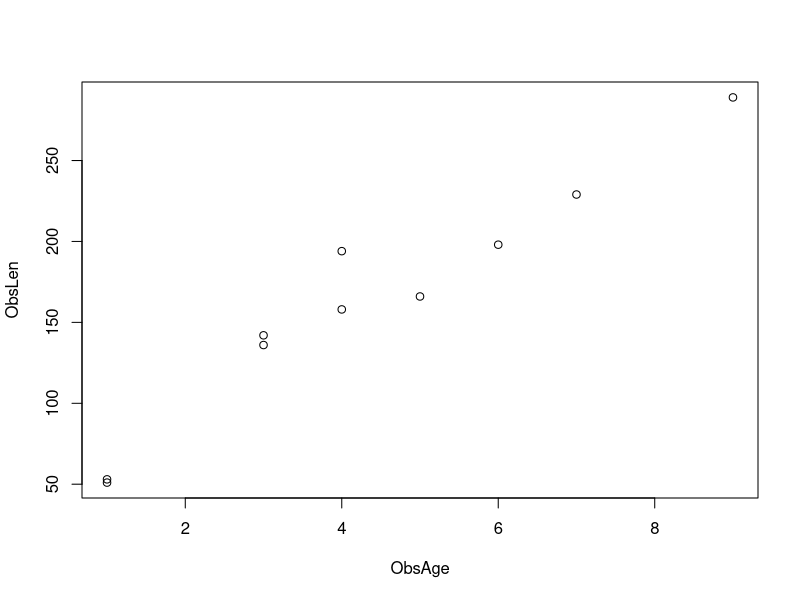
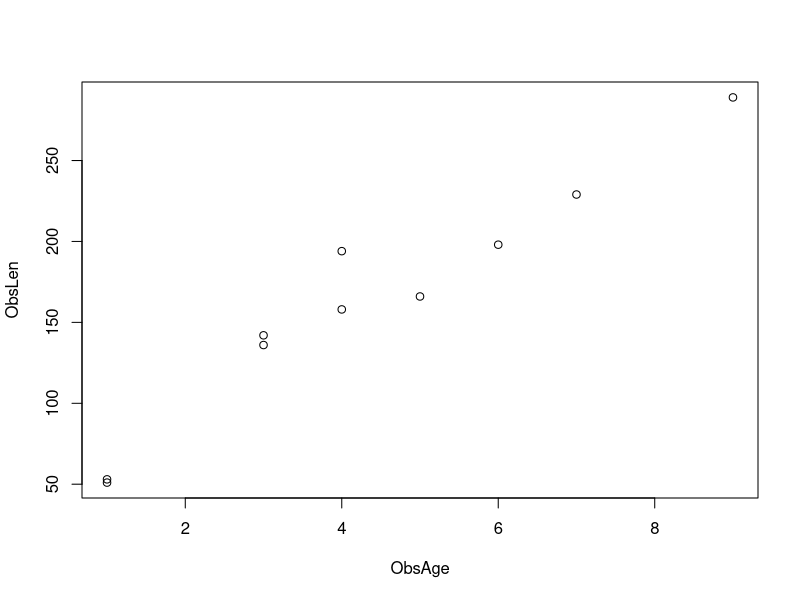
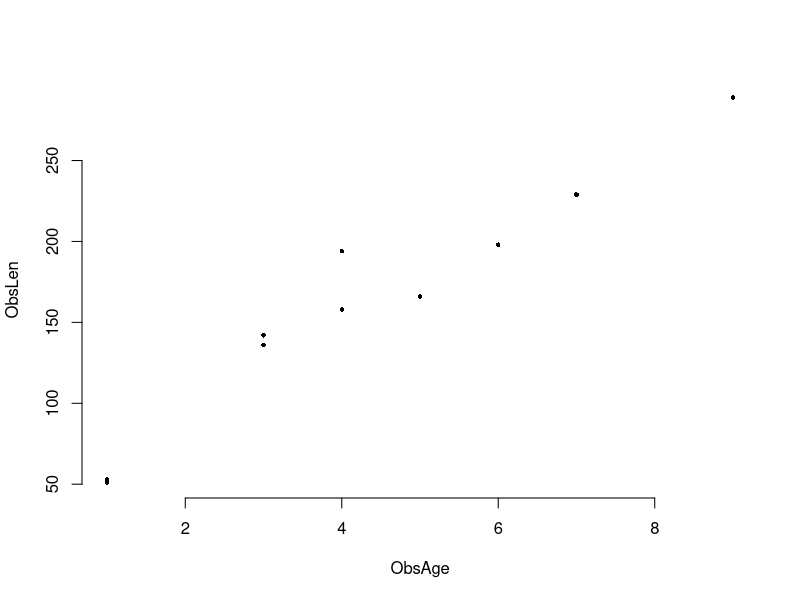
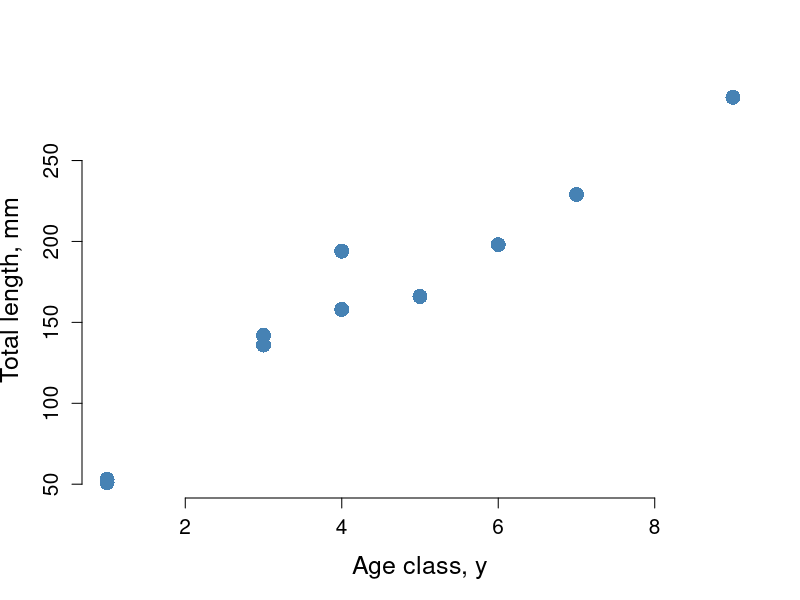
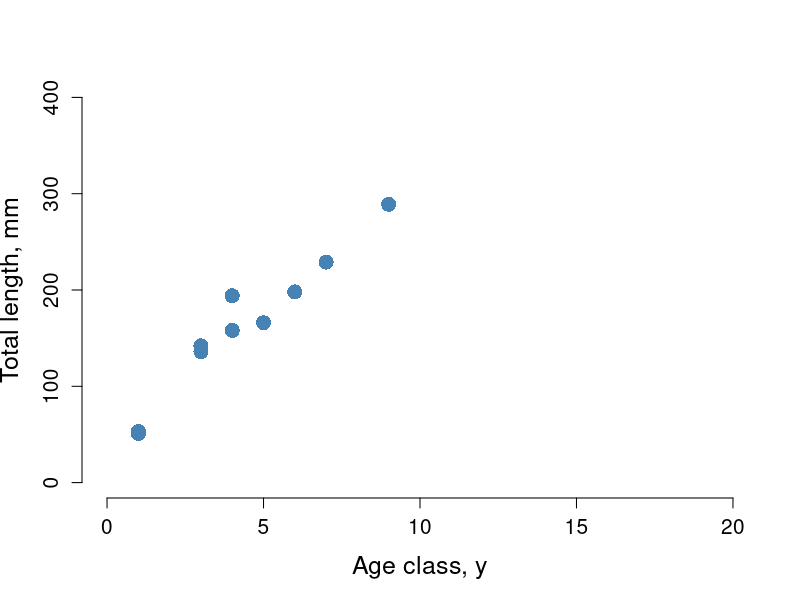
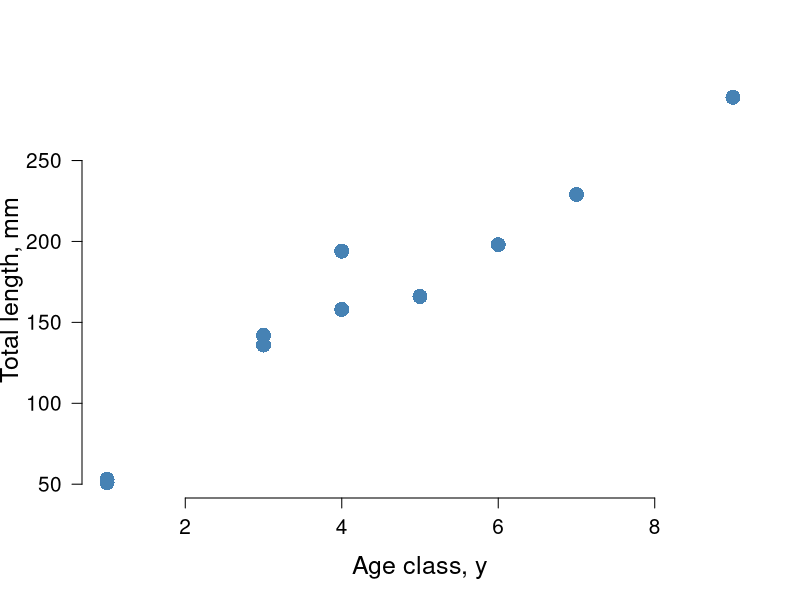
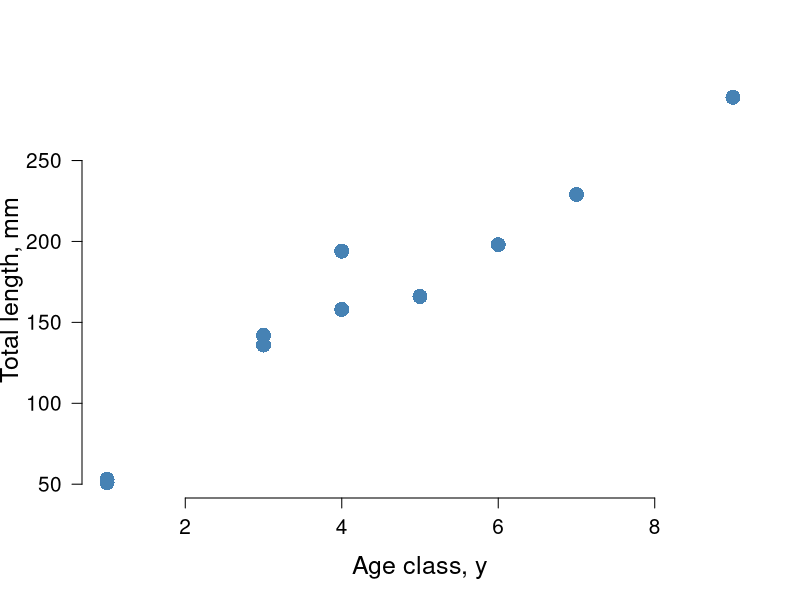
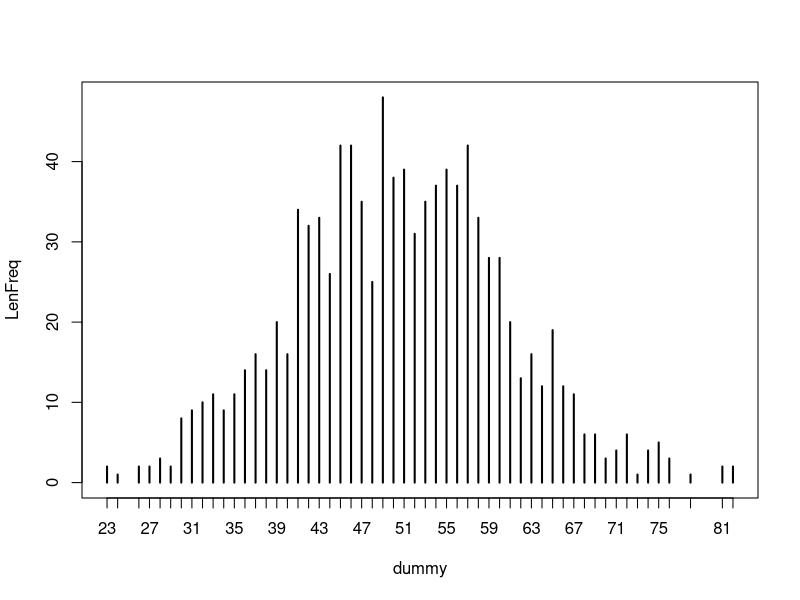

Write R code to recreate these figures, in order.
## ---- chunk 1
knitr::opts_chunk$set(fig.width = 6,fig.height = 6,
                        echo = TRUE, warning=FALSE,message=FALSE)
## ---- chunk 2
knitr::opts_chunk$set(fig.width = 6,fig.height = 6,
                        echo = TRUE, warning=FALSE,message=FALSE)
## ---- chunk 3
#make sure to start with a clean slate, with no junk in memory 
rm(list=ls())

# Create some vectors
ObsAge <- c(6,1,9,3,7,4,3,5,1,4)
ObsLen <- c(198,53,289,136,229,194,142,166,51,158)
length(ObsAge)==length(ObsLen)      #same length
N_Observations <- length(ObsAge)    #let's store this  
(N_Observations <- length(ObsAge))  #a way to print without printing

plot(x=ObsAge,y=ObsLen)
plot(ObsAge,ObsLen)   #same

#let's improve the plot (use additional arguments, type ?plot)
plot(ObsAge,ObsLen,frame.plot=F,cex=0.6,pch=16)

# what other symbol types are there? type ?pch

# redraw & change axis labels, increase point size, change color
plot(ObsAge, ObsLen, frame.plot=F, cex=2, pch=16, ylab="Total length, mm", xlab="Age class, y",col="steelblue",cex.axis=1.25,cex.lab=1.5)
## ---- chunk 4
# redraw and change the range for the x and y axes
max(ObsLen)
max(ObsAge)
plot(ObsAge, ObsLen, frame.plot=F, cex=2, pch=16, ylab="Total length, mm", xlab="Age class, y",col="steelblue",cex.axis=1.25,cex.lab=1.5,
     xlim=c(0,20), ylim=c(0,400))

#be a bit smarter with axis limits...also change axis orientation
plot(ObsAge, ObsLen, frame.plot=F, cex=2, pch=16, ylab="Total length, mm", xlab="Age class, y",col="steelblue",cex.axis=1.25,cex.lab=1.5,las=1,
     xlim=c(min(ObsAge),max(ObsAge)), ylim=c(min(ObsLen),max(ObsLen)))

#Exercise: try las =0, =1, =2, =3
#          try changing points to lines (hint: search ?par 'type')
#           try changing colors (points, axis, labels etc)

## ---- chunk 5
#Let's create a data frame containing the above age and length data
FishDat <- data.frame(ObsAge, ObsLen)
FishDat

head(FishDat)  #the data frame header
head(FishDat,n=2)
FishDat[1:2,]  #same 

tail(FishDat,n=2)   #the last 2 records

FishDat[,1]  #access columns
FishDat[,"ObsAge"]  #same
FishDat$ObsAge      #same


FishDat[1:10,1]  # first 10 ages in the data set
FishDat$ObsAge[1:10] #same

FishDat <- data.frame(Age=ObsAge, Length=ObsLen) #different names
head(FishDat,3)
colnames(FishDat)=c("ObsAge","ObsLen")  #rename it

N_lengths <- length(FishDat$ObsLen) # how many lengths do we have?
N_lengths
nrow(FishDat)
dim(FishDat)  #data frame dimensions

FishDat$FishNum <- seq(from=1, to=N_lengths, by=1) #add a new column
dim(FishDat)

head(FishDat,3)
FishDat <- FishDat[,c(3,1,2)] #re arrange columns
head(FishDat,3)
FishDat <- FishDat[,c("FishNum","ObsAge","ObsLen")] #same
head(FishDat,3)

RowForFish3 <- which(FishDat$FishNum==3)  #access a specific record
RowForFish3
FishDat$ObsLen[which(FishDat$FishNum==3)]  # get its length
FishDat[RowForFish3,3]                     #same
FishDat$ObsLen[RowForFish3]                #same 

#Let's assume there's an error in the database and we need to fix it
#(better to fix errors in code rather than in original data set)
original=FishDat$ObsLen[RowForFish3]
FishDat[RowForFish3,]
FishDat$ObsLen[RowForFish3]=999
FishDat[RowForFish3,]
FishDat$ObsLen[RowForFish3]=original
FishDat[RowForFish3,]
#plot data using the data frame
plot(FishDat$ObsAge, FishDat$ObsLen, frame.plot=F, cex=2, pch=16, ylab="Total length, mm", xlab="Age class, y",col="steelblue",cex.axis=1.25,cex.lab=1.5,las=1,
     xlim=c(min(ObsAge),max(ObsAge)), ylim=c(min(ObsLen),max(ObsLen)))

## ---- chunk 6
dummy=round(rnorm(1000,50,10)) #first create some dummy length data                       (don't worry about these functions for the moment)
LenFreq <- table(dummy) #create a table of age observations
plot(LenFreq)   # Let's plot it
plot(LenFreq,type="o", pch=16, lwd=0.8,las=1,
     xlab="Length class",ylab="Frequency")   # make it a bit better
barplot(LenFreq,xlab="Length class",ylab="Frequency",las=1) # same

# let's change the colour
barplot(LenFreq,xlab="Length class",ylab="Frequency", col="light blue",las=1)
barplot(LenFreq,xlab="Length class",ylab="Frequency", col=rainbow(length(LenFreq)), las=1)

#create different length categories
sort(unique(dummy))
max(dummy)
Max <- 10*ceiling(max(dummy)/10)
Min <- 10*floor(min(dummy)/10)
LenInterval <- 10  #length interval (every 10 cm)
LenCats <- seq(from=Min, to=Max, by=LenInterval) #length categories

FreqDist <-  table(cut(dummy, breaks=LenCats, right=FALSE))
FreqDist   #type ?cut
#compare to
table(cut(x=dummy, breaks=LenCats))
#it has changed, because the right cut-offs have changed

# To plot, we can use the hist() function
hist(dummy, breaks=LenCats, right=FALSE, col="light blue", main="", xlab="10 mm Length category", ylab="Frequency",las=1)
## ---- chunk 7
# We can use hist() to create the table (set it equal to a new object)
HistData=hist(dummy, breaks=LenCats, right=FALSE, col="light blue", main="", xlab="10 mm Length category", ylab="Frequency",las=1)
HistData$breaks  #can acces the histogram
HistData$counts

#if don't need to plot the histogram
HistData=hist(dummy, breaks=LenCats, right=FALSE, plot=FALSE)

## ---- chunk 8

ObsAge <- c(4,5,3,12,8,17,8,9,8,6,11,12,8,10,11)
ObsAge

ObsLen <- c(524,590,491,702,645,707,680,640,676,665,602,620,672,692,666)
ObsLen

length(ObsAge)
length(ObsLen)

FishDat <- data.frame(ObsAge,ObsLen)
FishDat

max(ObsAge)
max(ObsLen)

plot(FishDat$ObsAge, FishDat$ObsLen,frame.plot=F, cex=0.6, cex.lab=1.2, pch=16,las=1, 
     ylab="Total length, mm", xlab="Age class, y", xlim=c(0,20),ylim=c(0,750))

table(FishDat$ObsAge)

AgeFreq <- table((FishDat$ObsAge))

AgeClasses <- seq(1,17,1)

MaxLen <- 750

LenInterval <- 20

LenCats <- seq(from=460, to=MaxLen, by=LenInterval)
LenCats

FreqDist <-  table(cut(FishDat$ObsLen, breaks=LenCats, right=FALSE))
FreqDist

hist(FishDat$ObsLen, breaks=LenCats, right=FALSE, col="light blue", main="", xlab="20 mm Length category", ylab="Frequency",las=1)

